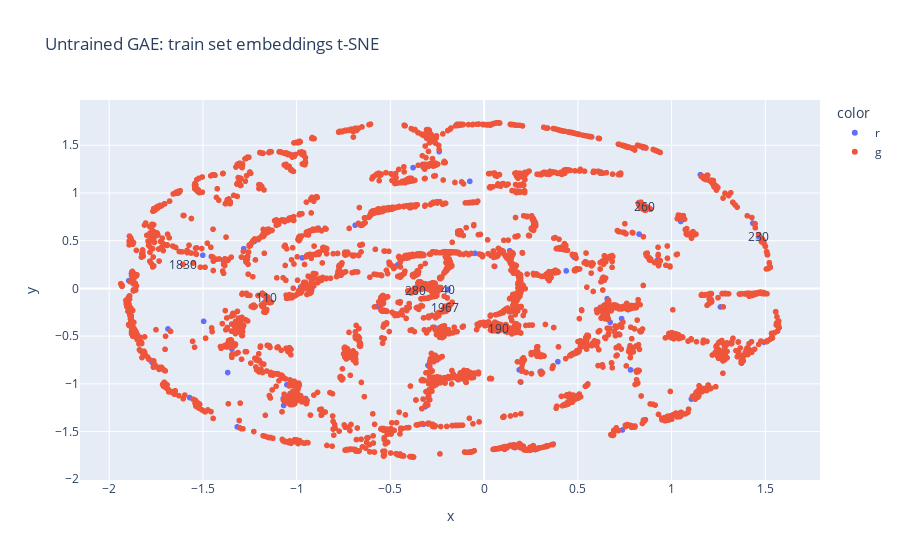

Source (notebook cell):
### Code cell
visualize_tsne_embeddings(gae_model, train_dataset, 'Untrained GAE: train set embeddings t-SNE', labeled=True, labels=[40, 190, 230, 1830, 260, 110, 280, 1967])

### Figure 1 — Plotly figure (JSON) as saved in the notebook; plotly's stock layout.template omitted (floating-point values rounded to 4 significant figures; data arrays with more than 128 entries replaced by an {"elided": "..."} marker saying what was removed)
{"data": [{"customdata": {"elided": "519x1x2 mixed values"}, "hovertemplate": "color=r<br>x=%{x}<br>y=%{y}<br>hover_data_0=%{customdata[0]}<extra></extra>", "legendgroup": "r", "marker": {"color": "#636efa", "symbol": "circle"}, "mode": "markers", "name": "r", "showlegend": true, "type": "scattergl", "x": {"elided": "519 float values"}, "xaxis": "x", "y": {"elided": "519 float values"}, "yaxis": "y"}, {"customdata": {"elided": "7294x1 int values"}, "hovertemplate": "color=g<br>x=%{x}<br>y=%{y}<br>hover_data_0=%{customdata[0]}<extra></extra>", "legendgroup": "g", "marker": {"color": "#EF553B", "symbol": "circle"}, "mode": "markers", "name": "g", "showlegend": true, "type": "scattergl", "x": {"elided": "7294 float values"}, "xaxis": "x", "y": {"elided": "7294 float values"}, "yaxis": "y"}], "layout": {"annotations": [{"showarrow": false, "text": "40", "x": -0.1939, "y": -0.01109}, {"showarrow": false, "text": "190", "x": 0.07765, "y": -0.421}, {"showarrow": false, "text": "230", "x": 1.464, "y": 0.542}, {"showarrow": false, "text": "1830", "x": -1.606, "y": 0.2514}, {"showarrow": false, "text": "260", "x": 0.8543, "y": 0.8544}, {"showarrow": false, "text": "110", "x": -1.161, "y": -0.09007}, {"showarrow": false, "text": "280", "x": -0.366, "y": -0.01869}, {"showarrow": false, "text": "1967", "x": -0.2074, "y": -0.2045}], "legend": {"title": {"text": "color"}, "tracegroupgap": 0}, "title": {"text": "Untrained GAE: train set embeddings t-SNE"}, "xaxis": {"anchor": "y", "domain": [0, 1], "title": {"text": "x"}}, "yaxis": {"anchor": "x", "domain": [0, 1], "title": {"text": "y"}}}}
